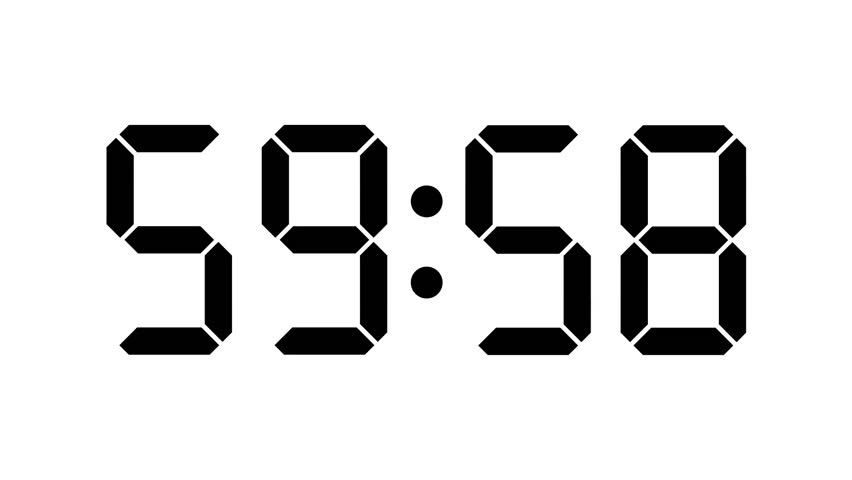
#> input picture SACD/images/1.jpg, 852 x 480 px
$ python -i algoritmo.py   (imports and definitions only)   (older library calls are emulated)
#> lines starting #> are read from the running program, lines starting #| are printed output that depends on the picture; after the words box and inside, x2 and y2 are one past the last pixel; in counts of white or black regions, pixels touching at a corner belong together
#> further down, picture is the input picture: shape (480, 852, 3); min 0, max 255, mean 221.3
#!/usr/bin/env python
# -*- coding: utf-8 -*-
#Cargando / importando las librerías
import cv2
import sys
import time
import numpy as np
import imutils
from os import walk
from imutils import contours
#import threading


#Definiendo la funcion que nos permite abrir la imagen capturada
# [70 lines left out: functions _abrir_archivo, order_points, four_point_transform, not called in this run]

# Definiendo la función para el 7 segmento:
def prueba(imagen):
    DIGITS_LOOKUP = {
	(1, 1, 1, 0, 1, 1, 1): 0,
	(0, 0, 1, 0, 0, 1, 0): 1,
	(1, 0, 1, 1, 1, 1, 0): 2,
	(1, 0, 1, 1, 0, 1, 1): 3,
	(0, 1, 1, 1, 0, 1, 0): 4,
	(1, 1, 0, 1, 0, 1, 1): 5,
	(1, 1, 0, 1, 1, 1, 1): 6,
	(1, 0, 1, 0, 0, 1, 0): 7,
	(1, 1, 1, 1, 1, 1, 1): 8,
	(1, 1, 1, 1, 0, 1, 1): 9 }

    a = False
    #imagen = _abrir_archivo()
    height, width, channels = imagen.shape
#> height = 480; width = 852; channels = 3
    print("valores originales A H C: ")
    print(height, width, channels)
#| 480 852 3
    fc = 1
    if width > 1000 :
        fc =.1
    elif width > 500 :
        fc =.5
    imagen2 = imutils.resize(imagen, height=500)
    #imagen2 = cv2.resize(imagen,None,fx=fc, fy=fc, interpolation = cv2.INTER_CUBIC)

    gray = cv2.cvtColor(imagen2, cv2.COLOR_BGR2GRAY)
    blurred = cv2.GaussianBlur(gray, (5, 5), 0)
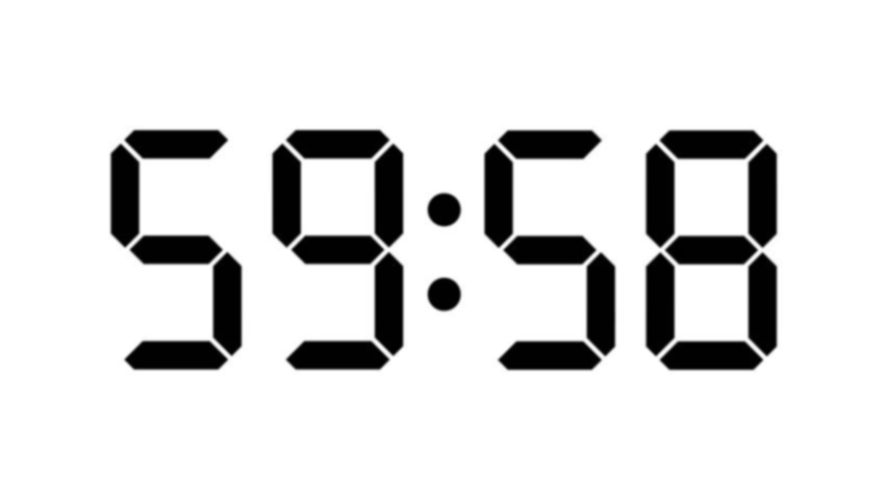
#> blurred: shape (500, 887); min 0, max 255, mean 221.3
    edged = cv2.Canny(blurred, 50, 200, 255)
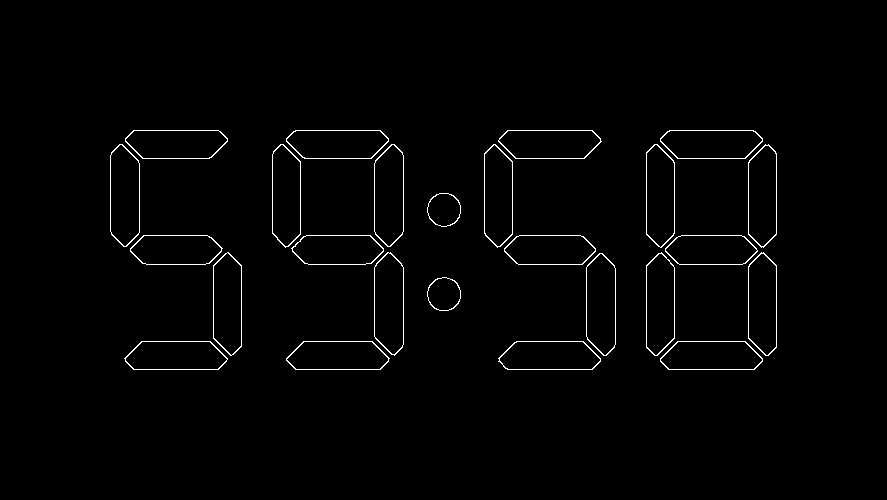
#> edged: shape (500, 887); 1.4% white in thin lines or dots, all inside (x1, y1, x2, y2) = (110, 130, 777, 370)

    height, width, channels = imagen2.shape
#> height = 500; width = 887
    print("valores de alto, ancho, canales: ")
    print(height, width, channels)
#| 500 887 3


    # Encuentra los contornos y los ennumera
    # en orden decendiente de tamaño
    cnts = cv2.findContours(edged.copy(), cv2.RETR_TREE,
    	cv2.CHAIN_APPROX_SIMPLE)
#> cnts = 50 contours; largest, box (x1, y1, x2, y2) and area: (374, 252, 404, 356) 2604, (586, 253, 616, 356) 2597, (110, 144, 140, 247) 2597, (374, 144, 404, 247) 2596, (374, 252, 404, 355) 2554
    cnts = cnts[0] if imutils.is_cv2() else cnts[1]
    cnts = sorted(cnts, key=cv2.contourArea, reverse=True)
    displayCnt = None

    # para cada contorno en el la lista de contornos
    for c in cnts:
        # verifica
        peri = cv2.arcLength(c, True)
        approx = cv2.approxPolyDP(c, 0.02 * peri, True)
        print("contornos de corte:")
        print(approx)
        # si cuatro lados lo desplegara
        if len(approx) == 4:
            print("<------Existe una funcional 4 lados")
            displayCnt = approx
            break
#> this loop made 50 passes
#> peri on passes 1 to 12: 233.8, 231.5, 231.5, 231.5, 229.8, 229.2, 229.2, 229.2, 233, 232.1, 233.8, 232.1
#> (printed output is left out)

    #marcas de corte
#> (the run stopped early here; a loop or call above may not have finished)

$ run again, on SACD/images/11.jpg
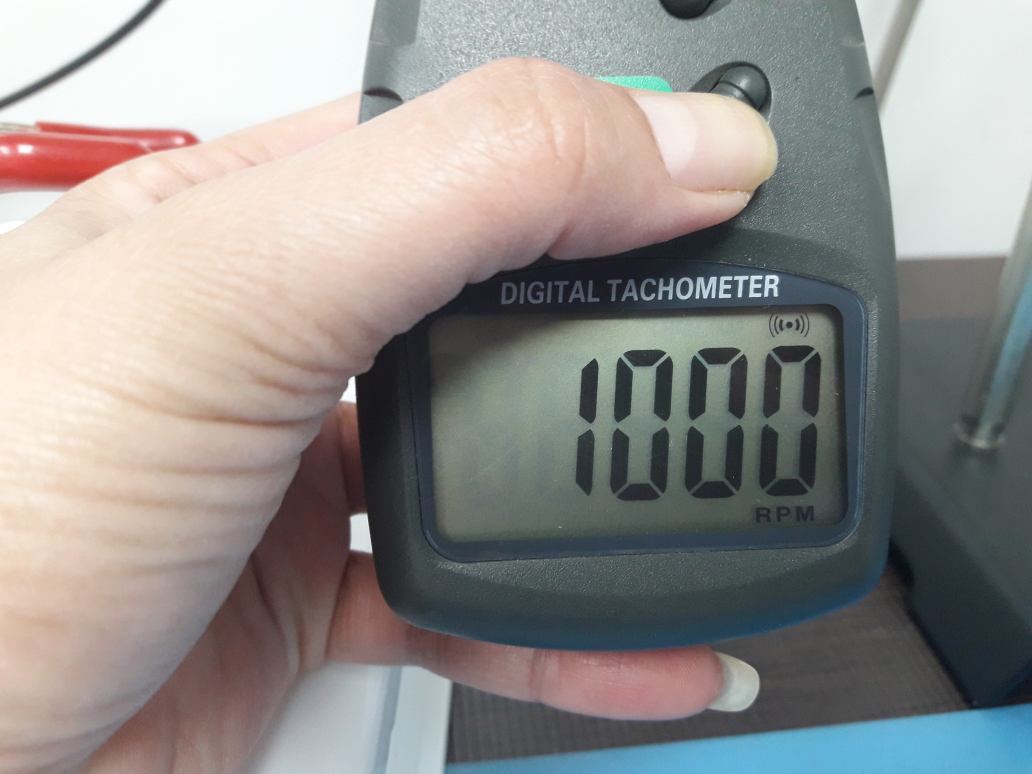
#> input picture SACD/images/11.jpg, 4128 x 3096 px (shown at 1/4 size)
#> picture is the input picture: shape (3096, 4128, 3); mean B, G, R 140.7, 143.4, 146.3
#| 3096 4128 3
#> in prueba, `edged = cv2.Canny(blurred, 50, 200, 255)`:
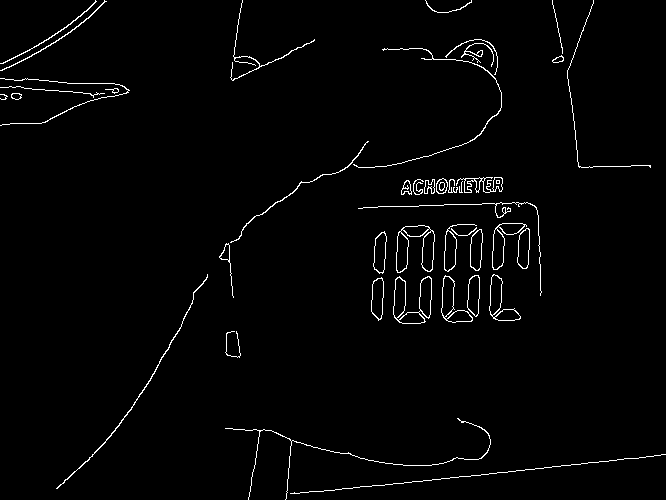
#> edged: shape (500, 666); 1.9% white in thin lines or dots
#| 500 666 3
#> in prueba, `cnts = cv2.findContours(edged.copy(), cv2.RETR_TREE, cv2.CHAIN_APPROX_..`: cnts = 76 contours, 16 with area under 20; largest, box (x1, y1, x2, y2) and area: (393, 276, 432, 324) 1030, (396, 225, 435, 273) 998, (441, 275, 473, 323) 626, (489, 274, 521, 321) 614, (492, 223, 527, 270) 603
#> the loop in prueba, `for c in cnts:` made 32 passes
#> (peri, displayCnt) on pass 32: (560.1, [[207, 274], [131, 408], [56, 488], [131, 409]])
#> (printed output is left out)
#> s = [481, 539, 544, 540]
#> diff = [67, 277, 432, 278]
#> rect = [[207, 274], [207, 274], [56, 488], [56, 488]]
#> tl = [207, 274]; br = [56, 488]
#> widthA = 0
#> heightA = 261.9
#> maxHeight = 261
#> dst = [[0, 0], [-1, 0], [-1, 260], [0, 260]]
#> M = [[-0.0025, -0.00176, 1], [-5.14e-06, -3.63e-06, 0.00206], [-4.31e-08, -3.04e-08, 1.72e-05]]
#| 500 666 3
#> thresh2: shape (75, 99); 33.3% white; 1 white region, box (x1, y1, x2, y2) and area: (0, 4, 99, 29) 2475
#> thresh: shape (75, 99); 35.2% white; 1 white region, box (x1, y1, x2, y2) and area: (0, 3, 99, 30) 2611
#> in prueba, `estirado = cv2.inRange(adjust, 10, 140)`:
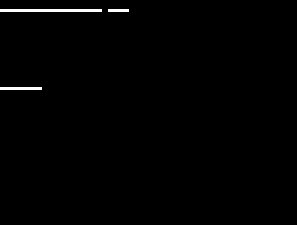
#> estirado: shape (75, 99) (shown 3 times larger); 0.74% white in thin lines or dots, all inside (x1, y1, x2, y2) = (0, 3, 43, 30)
#> in prueba, `cnts = cv2.findContours(thresh2.copy(), cv2.RETR_EXTERNAL, cv2.CHAIN_A..`: cnts = 1 contour; box (x1, y1, x2, y2) and area: (0, 4, 99, 29) 2352
#| 2
#| [array([[[ 0,  4]],
#|        [[ 0, 28]],
#|        [[98, 28]],
#|        [[98,  4]]], dtype=int32)]
#| [[[-1 -1 -1 -1]]]
#> in prueba, `cnts = cnts[0] if imutils.is_cv2() else cnts[1]`: cnts = [[[0, 4], [0, 28], [98, 28], [98, 4]]]
#| 1
#> the loop in prueba, `for c in cnts:` made 1 pass
#> c on pass 1: [[0, 4], [0, 28], [98, 28], [98, 4]]
#> after the loop in prueba, `for c in cnts:`: digitCnts = []
